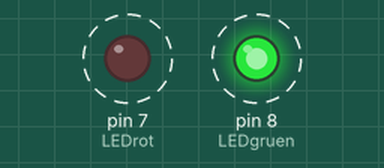
Simulated run of this sketch. Board: Arduino Uno, built with avr-gcc and run on an emulated ATmega328P. Parts: output pins drawn as LEDs (lit = HIGH). Dashed ring = blinking.

Above: at 0.5 s.
Timing chart, 0 to 4.6 s (numbered marks = the images above):
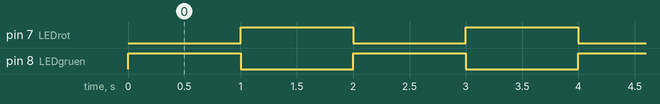

Measured:
- by itself, pin 7 (LEDrot), pin 8 (LEDgruen): alternates HIGH for 1.0 s and LOW for 1.0 s
- by itself, everything shown: repeats every 2.0 s, in 3 steps

The sketch:

blinker.ino
```cpp
// Variablen
int LEDgruen = 8;
int LEDrot = 7;

// Setup
void setup(){
  	// OUTPUT z.B. LED, Motor, Display ....
 	pinMode(LEDgruen, OUTPUT);
  	pinMode(LEDrot, OUTPUT);
  	// INPUT z.B. Temperatursensor, Tastenfeld, Taster ....
}

// Loop
void loop(){
 	digitalWrite(LEDgruen, HIGH);

  	// Pause in Millisekunden 1000 = 1 sec
  	delay(1000);

  	// LOW =  LED leuchtet nicht mehr
  	digitalWrite(LEDgruen, LOW);
  	// HIGH = LED leuchtet
  	digitalWrite(LEDrot, HIGH);

  	delay(1000);

  	digitalWrite(LEDrot, LOW);
}
```
